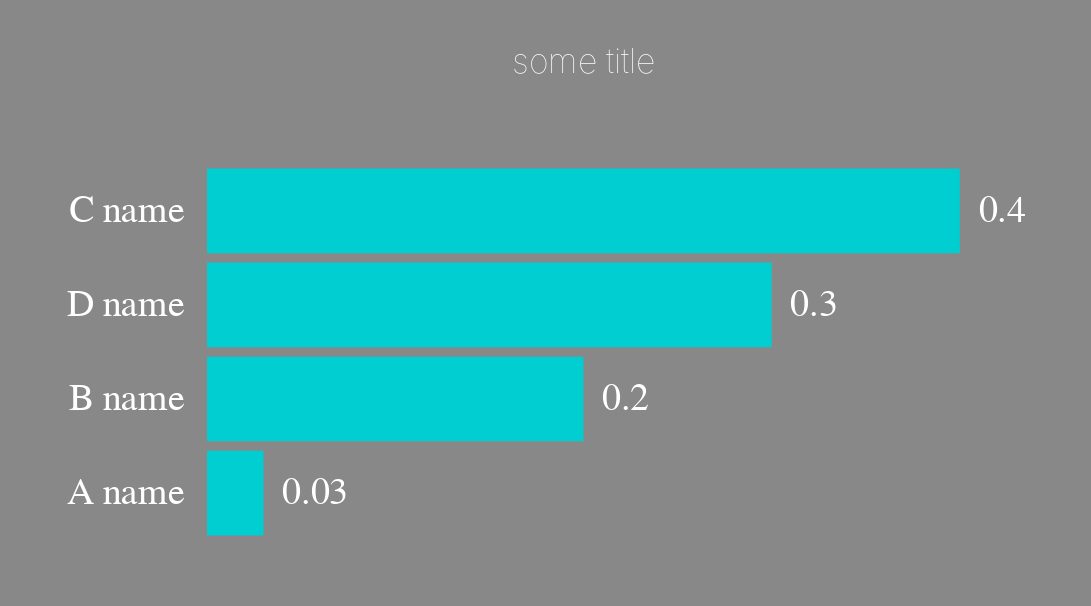

Write a Vega-Lite specification for this figure.
### Vega-Lite specification from a JSON file in a GitHub repository (floating-point values rounded to 4 significant figures)
{"$schema": "https://vega.github.io/schema/vega-lite/v3.json", "data": {"values": [{"name": "A name", "value": 0.03}, {"name": "C name", "value": 0.4}, {"name": "B name", "value": 0.2}, {"name": "D name", "value": 0.3}]}, "vconcat": [{"title": {"text": "some title", "fontSize": 18, "limit": 540}, "width": 400, "layer": [{"mark": "text"}]}, {"width": 400, "encoding": {"y": {"field": "name", "type": "ordinal", "axis": {"offset": 10}, "sort": {"encoding": "x", "order": "descending"}}, "x": {"field": "value", "type": "quantitative", "axis": {"labels": false}}, "color": {"legend": null, "field": "value", "type": "nominal", "scale": {"range": ["DarkTurquoise"]}}}, "layer": [{"mark": "bar", "height": 200}, {"mark": {"type": "text", "fontSize": 20, "align": "left", "baseline": "middle", "dx": 10}, "encoding": {"text": {"field": "value", "type": "quantitative"}, "color": {"value": "white"}}}]}], "config": {"title": {"color": "#fff", "fontSize": 14, "fontWeight": "lighter"}, "background": "#888", "style": {"guide-label": {"fill": "#fff"}, "guide-title": {"fill": "#fff"}}, "axis": {"grid": false, "ticks": false, "title": null, "domain": false, "labelFontSize": 20}, "mark": {"tooltip": null}, "view": {"stroke": null}, "padding": {"left": 35, "top": 25, "right": 35, "bottom": 35}}}
